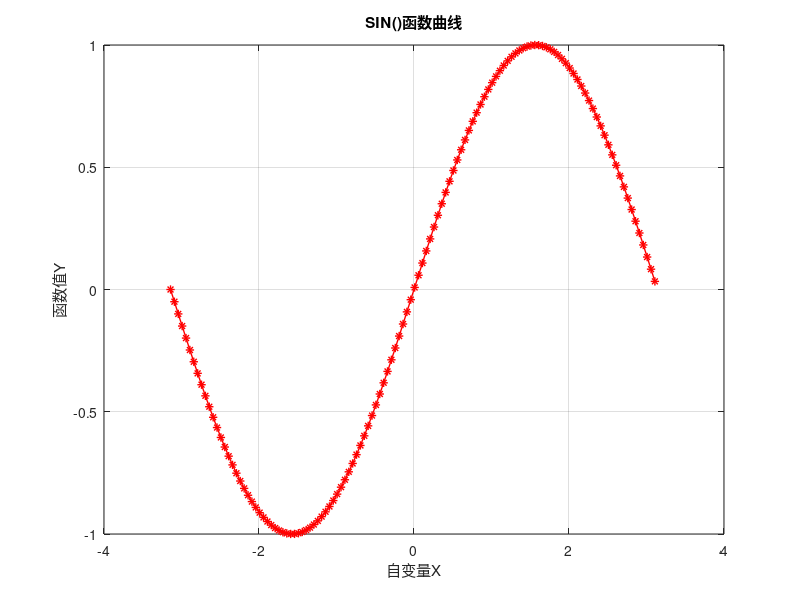

Reproduce this figure in MATLAB.
% [绘图]三角函数曲线
% h0=figure('toolbar','none',...
%     'position',[198 56 350 300],...
%     'name','Example01');
% h1=axes('parent',h0,...
%     'visible','off');
x=-pi:0.05:pi;
y=sin(x);
plot(x,y,'-*r','linewidth',1);
xlabel('自变量X');
ylabel('函数值Y');
title('SIN()函数曲线');
grid on